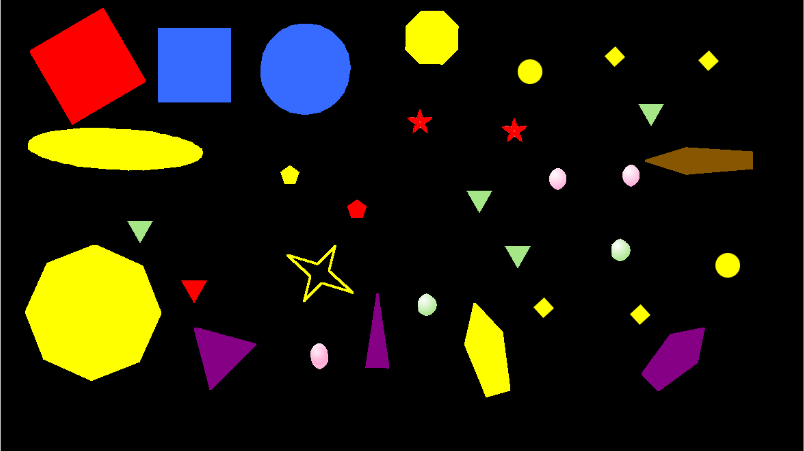
#> input picture shape.png, 804 x 451 px
$ python shape.py
#> lines starting #> are read from the running program, lines starting #| are printed output that depends on the picture; after the words box and inside, x2 and y2 are one past the last pixel; in counts of white or black regions, pixels touching at a corner belong together

import cv2
import numpy as np
from matplotlib import pyplot as plt

# reading image
img = cv2.imread('shape.png')
#> img is the input picture: shape (451, 804, 3); mean B, G, R 12, 24.8, 31.1

# converting image into grayscale image
gray = cv2.cvtColor(img, cv2.COLOR_BGR2GRAY)
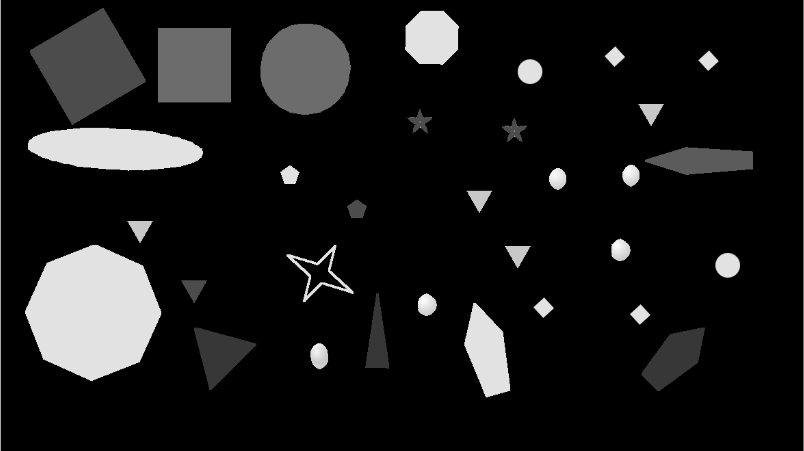
#> gray: shape (451, 804); min 0, max 252, mean 25.2

# setting threshold of gray image
_, threshold = cv2.threshold(gray, 127, 255, cv2.THRESH_BINARY)
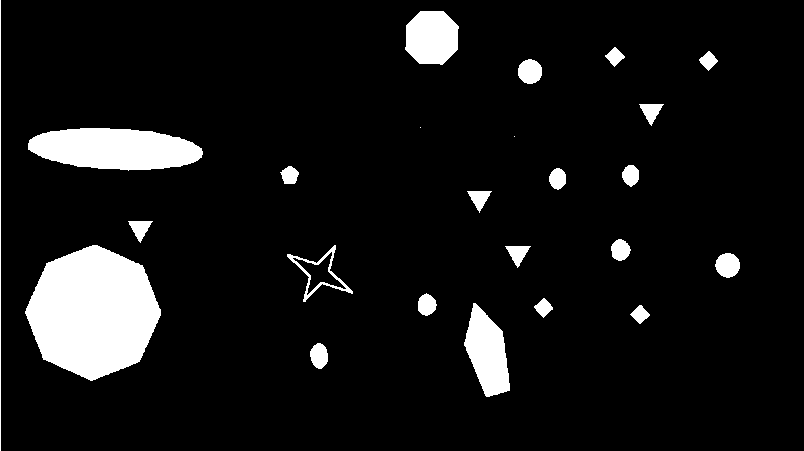
#> threshold: shape (451, 804); 8.2% white; 24 white regions (2 under 20 px)

# using a findContours() function
contours, _ = cv2.findContours(
	threshold, cv2.RETR_TREE, cv2.CHAIN_APPROX_SIMPLE)
#> contours = 25 contours, 3 with area under 20; largest, box (x1, y1, x2, y2) and area: (25, 245, 161, 381) 13001, (28, 128, 203, 171) 5538, (464, 303, 510, 397) 2582, (405, 11, 459, 65) 2282, (287, 245, 353, 302) 1146

i = 0

# list for storing names of shapes
for contour in contours:

	# here we are ignoring first counter because
	# findcontour function detects whole image as shape
	if i == 0:
		i = 1
		continue

	# cv2.approxPloyDP() function to approximate the shape
	approx = cv2.approxPolyDP(
		contour, 0.01 * cv2.arcLength(contour, True), True)

	# using drawContours() function
	cv2.drawContours(img, [contour], 0, (0, 0, 255), 5)

	# finding center point of shape
	M = cv2.moments(contour)
	if M['m00'] != 0.0:
		x = int(M['m10']/M['m00'])
		y = int(M['m01']/M['m00'])

	# putting shape name at center of each shape
	if len(approx) == 3:
		cv2.putText(img, 'Triangle', (x, y),
					cv2.FONT_HERSHEY_SIMPLEX, 0.6, (255, 255, 255), 2)

	elif len(approx) == 4:
		cv2.putText(img, 'Quadrilateral', (x, y),
					cv2.FONT_HERSHEY_SIMPLEX, 0.6, (255, 255, 255), 2)

	elif len(approx) == 5:
		cv2.putText(img, 'Pentagon', (x, y),
					cv2.FONT_HERSHEY_SIMPLEX, 0.6, (255, 255, 255), 2)

	elif len(approx) == 6:
		cv2.putText(img, 'Hexagon', (x, y),
					cv2.FONT_HERSHEY_SIMPLEX, 0.6, (255, 255, 255), 2)
	elif len(approx) == 10:
		cv2.putText(img, 'star', (x, y),
					cv2.FONT_HERSHEY_SIMPLEX, 0.6, (255, 255, 255), 2)

	else:
		cv2.putText(img, 'circle', (x, y),
					cv2.FONT_HERSHEY_SIMPLEX, 0.6, (255, 255, 255), 2)
#> this loop made 25 passes
#> (approx, x, y) on passes 7, 13: ([[505, 246], [517, 267], [530, 246]], 517, 253), ([[491, 191], [467, 191], [479, 212]], 478, 197)
#> (x, y) on passes 2, 3, 4, 5, 6, 8: (639, 313), (487, 352), (543, 307), (426, 304), (727, 264), (319, 273)
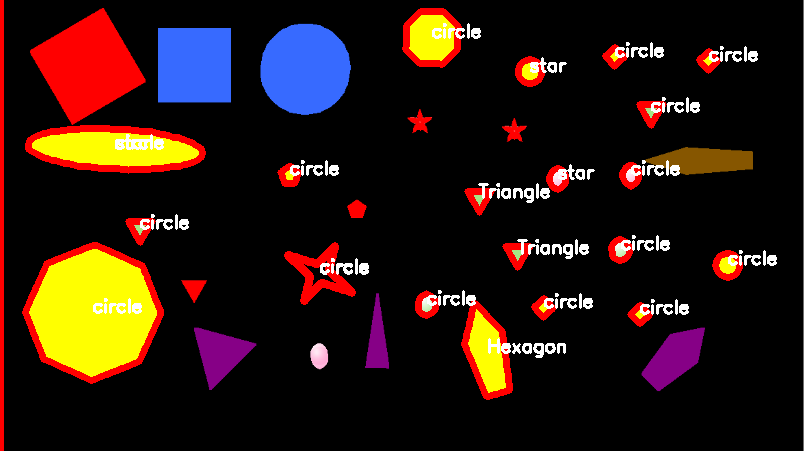
#> img: shape (451, 804, 3); 6.66% of pixels changed, all inside (x1, y1, x2, y2) = (0, 0, 777, 451)
#> after the loop, i = 1

# displaying the image after drawing contours
cv2.imshow('shapes', img)

cv2.waitKey(0)
cv2.destroyAllWindows()
